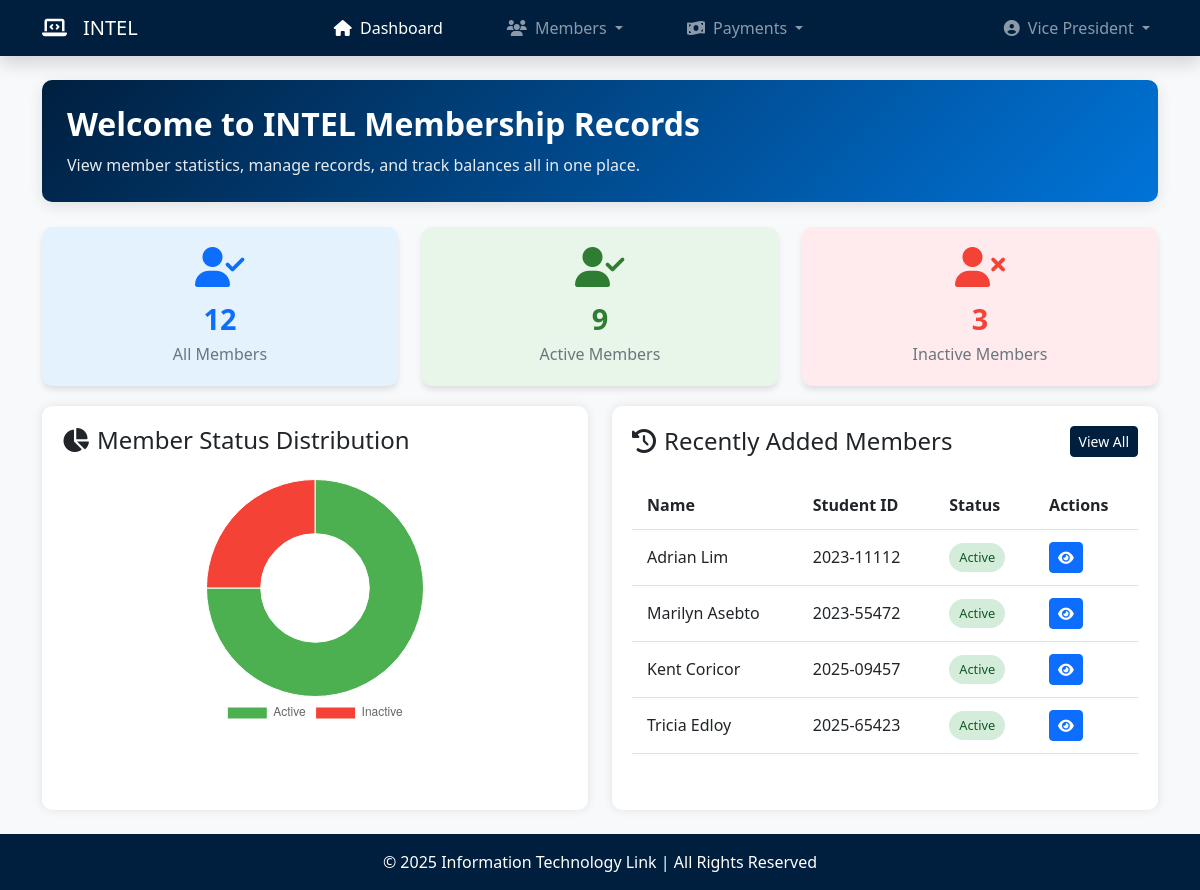
The page /dashboard.php (signed in) on the database as committed earlier.
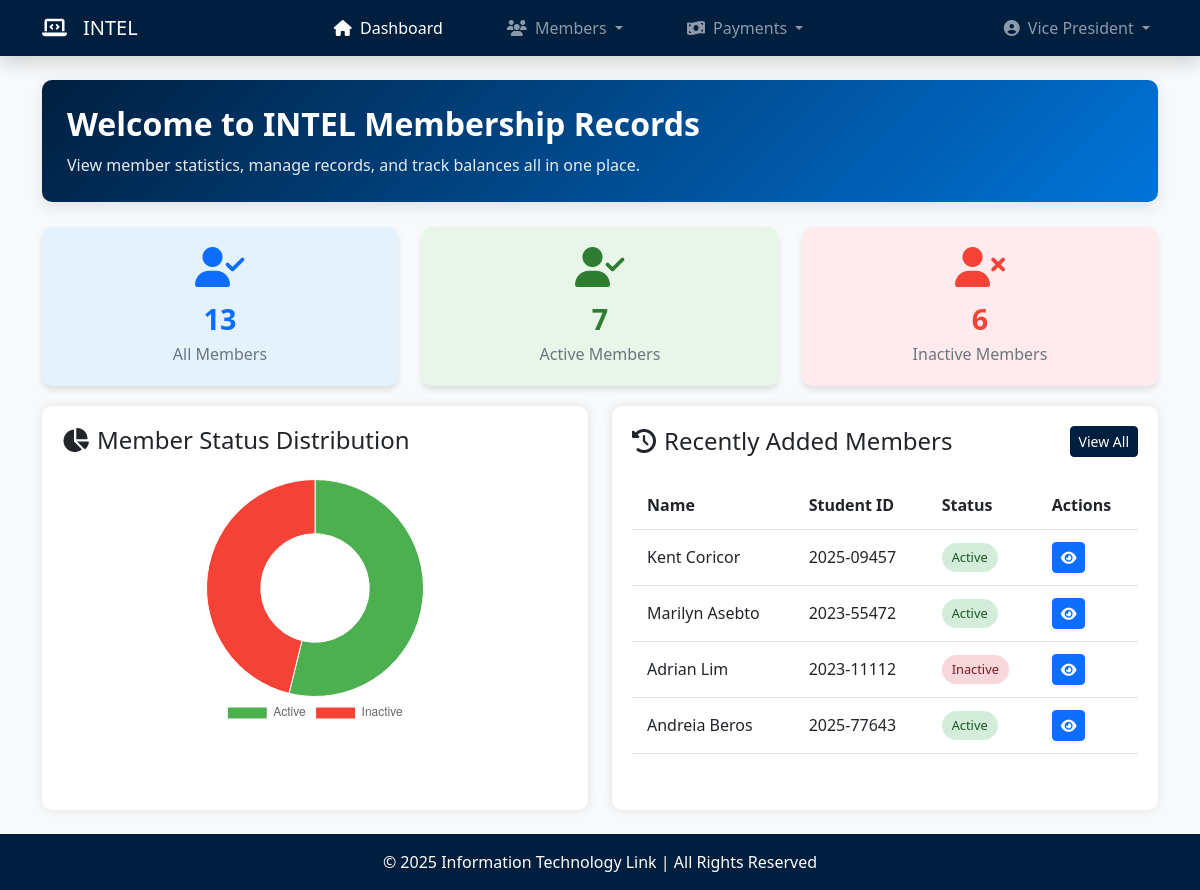
The same page on the database as committed later.
### tables this page shows
CREATE TABLE `members` (
  `member_id` varchar(25) NOT NULL,
  `last_name` varchar(30) NOT NULL,
  `first_name` varchar(30) NOT NULL,
  `middle_name` varchar(30) DEFAULT NULL,
  `contact_num` varchar(15) NOT NULL,
  `email` varchar(60) NOT NULL,
  `status` enum('Active','Inactive') NOT NULL,
  `membership_date` timestamp NOT NULL DEFAULT current_timestamp()
);

### dashboard.php (the view, shortened to what the changed rows need)
<?php
    require_once('database.php');
    $stats = [];
    $stmt = $conn->prepare("SELECT COUNT(*) AS total FROM members");
    $stmt->execute();
    $result = $stmt->get_result();
    $stats['total_members'] = $result->fetch_assoc()['total'];
    $stmt = $conn->prepare("SELECT COUNT(*) AS active FROM members WHERE status = 'Active'");
    $stmt->execute();
    $result = $stmt->get_result();
    $stats['active_members'] = $result->fetch_assoc()['active'];
    $stmt = $conn->prepare("SELECT COUNT(*) AS inactive FROM members WHERE status = 'Inactive'");
    $stmt->execute();
    $result = $stmt->get_result();
    $stats['inactive_members'] = $result->fetch_assoc()['inactive'];
    $stmt = $conn->prepare("
        SELECT member_id, first_name, last_name, status
        FROM members
        ORDER BY membership_date DESC
        LIMIT 4
    ");
    $stmt->execute();
    $recent_members = $stmt->get_result();
?>
<!DOCTYPE html>
<html lang="en">
<head>
    <link rel="stylesheet" href="https://cdn.jsdelivr.net/npm/bootstrap@5.3.0-alpha1/dist/css/bootstrap.min.css">
    <link rel="stylesheet" href="https://cdnjs.cloudflare.com/ajax/libs/font-awesome/6.4.0/css/all.min.css">
</head>
<body>
    <?php include('navbar.php'); ?>
    <main class="container my-4">
        <div class="welcome-banner">
            <div class="row align-items-center">
                <div class="col-lg-8">
                    <h2>Welcome to INTEL Membership Records</h2>
                </div>
            </div>
        </div>
        <div class="row">
            <div class="col-md-4">
                <div class="stat-card bg-light-blue text-center">
                    <i class="fas fa-user-check"></i>
                    <h3><?php echo number_format($stats['total_members']); ?></h3>
                    <p>All Members</p>
                </div>
            </div>
            <div class="col-md-4">
                <div class="stat-card bg-light-green text-center">
                    <i class="fas fa-user-check"></i>
                    <h3><?php echo number_format($stats['active_members']); ?></h3>
                    <p>Active Members</p>
                </div>
            </div>
            <div class="col-md-4">
                <div class="stat-card bg-light-danger text-center">
                    <i class="fas fa-user-xmark"></i>
                    <h3><?php echo number_format($stats['inactive_members']); ?></h3>
                    <p>Inactive Members</p>
                </div>
            </div>
        </div>
        <div class="row">
            <div class="col-lg-6">
                <div class="dashboard-container h-100">
                    <div class="chart-container">
                        <canvas id="statusChart"></canvas>
                    </div>
                </div>
            </div>
            <div class="col-lg-6">
                <div class="dashboard-container h-100">
                    <div class="table-responsive">
                        <table class="table table-hover recent-table">
                            <thead>
                                <tr>
                                    <th>Name</th>
                                    <th>Student ID</th>
                                    <th>Status</th>
                                    <th>Actions</th>
                                </tr>
                            </thead>
                            <tbody>
                                <?php if($recent_members->num_rows > 0): ?>
                                    <?php while($member = $recent_members->fetch_assoc()): ?>
                                        <tr>
                                            <td><?php echo htmlspecialchars($member['first_name'] . ' ' . $member['last_name']); ?></td>
                                            <td><?php echo htmlspecialchars($member['member_id']); ?></td>
                                            <td>
                                                <?php
                                                    $status_class = '';
                                                    switch ($member['status']) {
                                                        case 'Active':
                                                            $status_class = 'status-active';
                                                            break;
                                                        case 'Inactive':
                                                            $status_class = 'status-inactive';
                                                            break;
                                                    }
                                                ?>
                                                <span class="status-badge <?php echo $status_class; ?>">
                                                    <?php echo htmlspecialchars($member['status']); ?>
                                                </span>
                                            </td>
                                            <td>
                                                <a href="view_member.php?id=<?php echo $member['member_id']; ?>" class="btn btn-sm btn-primary" title="View">
                                                    <i class="fas fa-eye"></i>
                                                </a>
                                            </td>
                                        </tr>
                                    <?php endwhile; ?>
                                <?php else: ?>
                                    <tr>
                                        <td colspan="4" class="text-center">No members found</td>
                                    </tr>
                                <?php endif; ?>
                            </tbody>
                        </table>
                    </div>
                </div>
            </div>
        </div>
    </main>
    <script>
        // Status distribution chart
        const statusCtx = document.getElementById('statusChart').getContext('2d');
        const statusChart = new Chart(statusCtx, {
            type: 'doughnut',
            data: {
                labels: ['Active', 'Inactive'],
                datasets: [{
                    data: [
                        <?php echo $stats['active_members']; ?>,
                        <?php echo $stats['inactive_members']; ?>,
                    ],
                    backgroundColor: [
                        '#4CAF50',  // green for active
                        '#F44336',  // red for inactive
                    ],
                    borderWidth: 1
                }]
            },
            options: {
                responsive: true,
                maintainAspectRatio: false,
                plugins: {
                    legend: {
                        position: 'bottom'
                    }
                }
            }
        });
        document.addEventListener("DOMContentLoaded", function() {
            setTimeout(function() {
                let alertBox = document.querySelector(".alert");
                if (alertBox) {
                    alertBox.style.transition = "opacity 0.5s";
                    alertBox.style.opacity = "0";
                    setTimeout(() => alertBox.style.display = "none", 500);
                }
            }, 2500); // 2.5 seconds delay
        });
    </script>
</body>
</html>

Rows that differ between the two databases and show on the page:
no longer on this page (row edited): members: first_name+last_name "Tricia Edloy", member_id "2025-65423", status "Active"
changed members "Kent Coricor": moves up the list
changed members "Marilyn Asebto": moves down the list
changed members "Adrian Lim": status "Active" → "Inactive"
now on this page (row edited): members: first_name+last_name "Andreia Beros", member_id "2025-77643", status "Active"
Other text that changed with them:
$stats['total_members']: "12" → "13"
$stats['active_members']: "9" → "7"
$stats['inactive_members']: "3" → "6"
chart data {{ $stats['active_members'] }}: 9 → 7
chart data {{ $stats['inactive_members'] }}: 3 → 6
